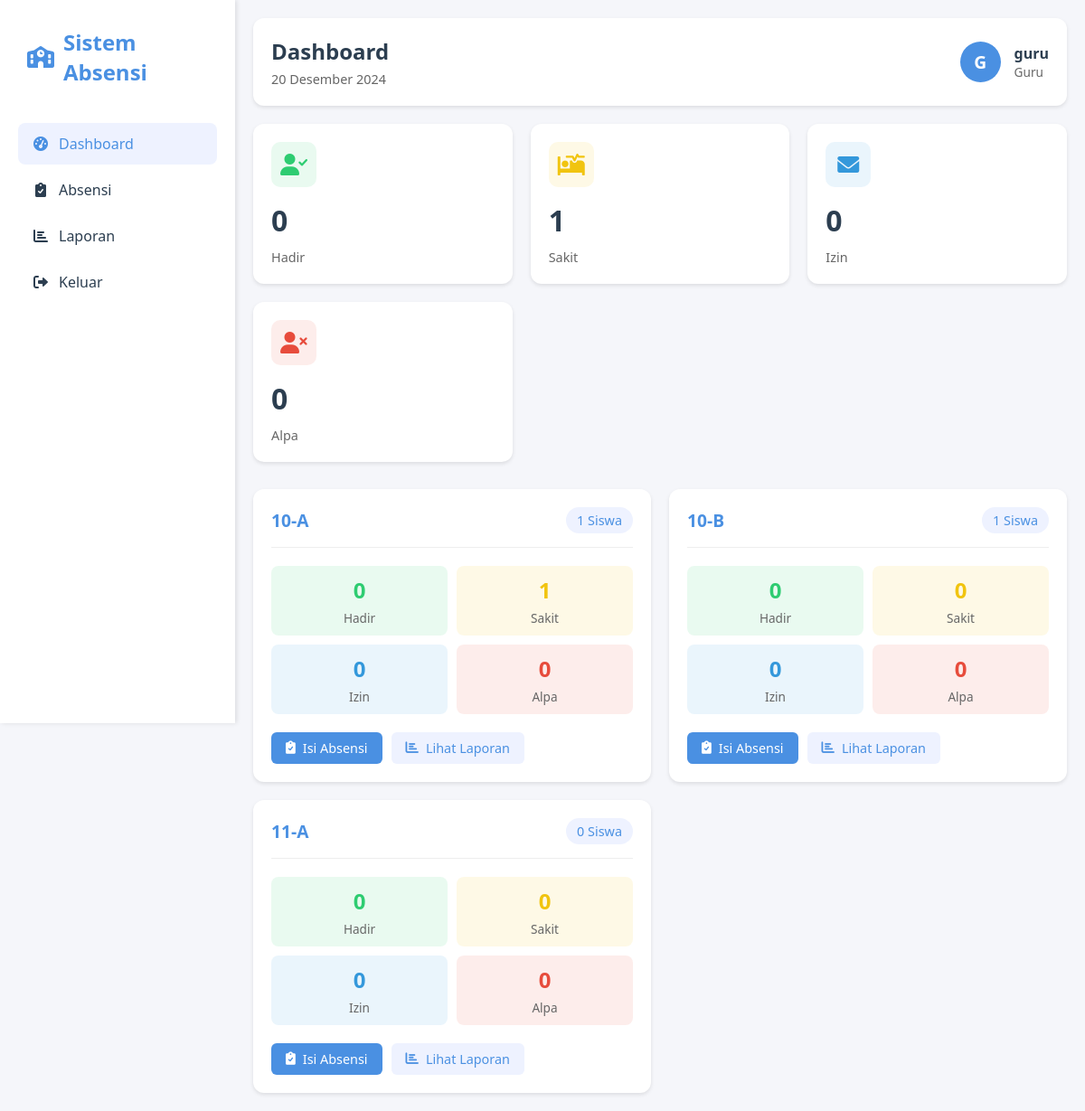
The app's page /dashboard.php (signed in) with its own data.
### tables this page shows
CREATE TABLE `classes` (
  `id` int NOT NULL,
  `class_name` varchar(50) NOT NULL,
  `grade_level` varchar(20) NOT NULL,
  `academic_year` varchar(20) NOT NULL
);

### db.php (called while the page is built, shortened)
<?php
function getTeacherClasses($pdo, $userId) {
    try {
        $stmt = $pdo->query("
            SELECT
                c.*,
                COALESCE(s.total_students, 0) as total_students
            FROM classes c
            LEFT JOIN (
                SELECT class_id, COUNT(*) as total_students
                FROM students
                WHERE status = 'active'
                GROUP BY class_id
            ) s ON c.id = s.class_id
            ORDER BY c.grade_level, c.class_name
        ");
        return $stmt->fetchAll();
    } catch (PDOException $e) {
        logError("Error getting teacher classes", ['error' => $e->getMessage()]);
        return [];
    }
}
function getAttendanceSummary($pdo, $classId, $date) {
    try {
        $stmt = $pdo->prepare("
            SELECT
                COUNT(CASE WHEN attendance_status = 'hadir' THEN 1 END) as present,
                COUNT(CASE WHEN attendance_status = 'sakit' THEN 1 END) as sick,
                COUNT(CASE WHEN attendance_status = 'izin' THEN 1 END) as permitted,
                COUNT(CASE WHEN attendance_status = 'alpa' THEN 1 END) as absent
            FROM attendance
            WHERE class_id = ? AND attendance_date = ?
        ");
        $stmt->execute([$classId, $date]);
        return $stmt->fetch();
    } catch (PDOException $e) {
        logError("Error getting attendance summary", ['error' => $e->getMessage()]);
        return [
            'present' => 0,
            'sick' => 0,
            'permitted' => 0,
            'absent' => 0
        ];
    }
}
function formatDate($date) {
    $months = [
        'Januari', 'Februari', 'Maret', 'April', 'Mei', 'Juni',
        'Juli', 'Agustus', 'September', 'Oktober', 'November', 'Desember'
    ];
    $timestamp = strtotime($date);
    $day = date('j', $timestamp);
    $month = $months[date('n', $timestamp) - 1];
    $year = date('Y', $timestamp);
    return "$day $month $year";
}

### dashboard.php (the view, shortened to what this page needs)
<?php
require_once 'db.php';
$userId = $_SESSION['user_id'];
$userName = $_SESSION['name'];
$userRole = $_SESSION['role'];
$classes = getTeacherClasses($pdo, $userId);
$today = date('Y-m-d');
$totalPresent = 0;
$totalSick = 0;
$totalPermitted = 0;
$totalAbsent = 0;
$classStats = [];
foreach ($classes as $class) {
    $stats = getAttendanceSummary($pdo, $class['id'], $today);
    $classStats[$class['id']] = $stats;
    $totalPresent += $stats['present'];
    $totalSick += $stats['sick'];
    $totalPermitted += $stats['permitted'];
    $totalAbsent += $stats['absent'];
    $stmt = $pdo->prepare("SELECT COUNT(*) FROM students WHERE class_id = ? AND status = 'active'");
    $stmt->execute([$class['id']]);
    $classStats[$class['id']]['total_students'] = $stmt->fetchColumn();
}
?>
<!DOCTYPE html>
<html lang="en">
<head>
    <link href="https://cdnjs.cloudflare.com/ajax/libs/font-awesome/6.0.0/css/all.min.css" rel="stylesheet">
</head>
<body>
    <div class="sidebar">
        <div class="logo">
            <i class="fas fa-school"></i>
            <span>Sistem Absensi</span>
        </div>
        <ul class="nav-menu">
            <li class="nav-item">
                <a href="dashboard.php" class="nav-link active">
                    <i class="fas fa-tachometer-alt"></i>
                    <span>Dashboard</span>
                </a>
            </li>
            <li class="nav-item">
                <a href="attendance.php" class="nav-link">
                    <i class="fas fa-clipboard-check"></i>
                    <span>Absensi</span>
                </a>
            </li>
            <li class="nav-item">
                <a href="report.php" class="nav-link">
                    <i class="fas fa-chart-bar"></i>
                    <span>Laporan</span>
                </a>
            </li>
            <li class="nav-item">
                <a href="logout.php" class="nav-link">
                    <i class="fas fa-sign-out-alt"></i>
                    <span>Keluar</span>
                </a>
            </li>
        </ul>
    </div>
    <div class="main-content">
        <div class="header">
            <div class="header-left">
                <h1>Dashboard</h1>
                <p><?php echo formatDate($today); ?></p>
            </div>
            <div class="user-info">
                <div class="user-avatar">
                    <?php echo strtoupper(substr($userName, 0, 1)); ?>
                </div>
                <div class="user-details">
                    <h3><?php echo htmlspecialchars($userName); ?></h3>
                    <p><?php echo $userRole === 'admin' ? 'Administrator' : 'Guru'; ?></p>
                </div>
            </div>
        </div>
        <div class="stats-grid">
            <div class="stat-card present">
                <div class="stat-icon">
                    <i class="fas fa-user-check"></i>
                </div>
                <div class="stat-number"><?php echo $totalPresent; ?></div>
                <div class="stat-label">Hadir</div>
            </div>
            <div class="stat-card sick">
                <div class="stat-icon">
                    <i class="fas fa-procedures"></i>
                </div>
                <div class="stat-number"><?php echo $totalSick; ?></div>
                <div class="stat-label">Sakit</div>
            </div>
            <div class="stat-card permitted">
                <div class="stat-icon">
                    <i class="fas fa-envelope"></i>
                </div>
                <div class="stat-number"><?php echo $totalPermitted; ?></div>
                <div class="stat-label">Izin</div>
            </div>
            <div class="stat-card absent">
                <div class="stat-icon">
                    <i class="fas fa-user-times"></i>
                </div>
                <div class="stat-number"><?php echo $totalAbsent; ?></div>
                <div class="stat-label">Alpa</div>
            </div>
        </div>
        <div class="class-grid">
            <?php foreach ($classes as $class): ?>
                <div class="class-card">
                    <div class="class-header">
                        <div class="class-name">
                            <?php echo htmlspecialchars($class['class_name']); ?>
                        </div>
                        <div class="student-count">
                            <?php echo $classStats[$class['id']]['total_students']; ?> Siswa
                        </div>
                    </div>
                    <div class="class-stats">
                        <div class="attendance-stat" style="background: rgba(46, 204, 113, 0.1);">
                        <div class="stat-value" style="color: var(--success-color);">
                                <?php echo $classStats[$class['id']]['present'] ?? 0; ?>
                            </div>
                            <div class="stat-type">Hadir</div>
                        </div>
                        <div class="attendance-stat" style="background: rgba(241, 196, 15, 0.1);">
                            <div class="stat-value" style="color: var(--warning-color);">
                                <?php echo $classStats[$class['id']]['sick'] ?? 0; ?>
                            </div>
                            <div class="stat-type">Sakit</div>
                        </div>
                        <div class="attendance-stat" style="background: rgba(52, 152, 219, 0.1);">
                            <div class="stat-value" style="color: var(--info-color);">
                                <?php echo $classStats[$class['id']]['permitted'] ?? 0; ?>
                            </div>
                            <div class="stat-type">Izin</div>
                        </div>
                        <div class="attendance-stat" style="background: rgba(231, 76, 60, 0.1);">
                            <div class="stat-value" style="color: var(--danger-color);">
                                <?php echo $classStats[$class['id']]['absent'] ?? 0; ?>
                            </div>
                            <div class="stat-type">Alpa</div>
                        </div>
                    </div>
                    <div class="class-actions">
                        <a href="attendance.php?class=<?php echo $class['id']; ?>" class="btn btn-primary">
                            <i class="fas fa-clipboard-check"></i> Isi Absensi
                        </a>
                        <a href="report.php?class=<?php echo $class['id']; ?>" class="btn btn-secondary">
                            <i class="fas fa-chart-bar"></i> Lihat Laporan
                        </a>
                    </div>
                </div>
            <?php endforeach; ?>
        </div>
    </div>
</body>
</html>

### dashboard.php (style rules this page uses)
:root { --primary-color: #4a90e2; --secondary-color: #f5f6fa; --success-color: #2ecc71; --warning-color: #f1c40f; --danger-color: #e74c3c; --info-color: #3498db; --text-color: #2c3e50; }
* { margin: 0; padding: 0; box-sizing: border-box; font-family: 'Segoe UI', Tahoma, Geneva, Verdana, sans-serif; }
body { background-color: var(--secondary-color); min-height: 100vh; display: flex; }
.sidebar { width: 260px; background: white; box-shadow: 2px 0 5px rgba(0,0,0,0.1); padding: 20px; position: fixed; height: 100vh; overflow-y: auto; }
.logo { display: flex; align-items: center; gap: 10px; font-size: 1.5rem; font-weight: bold; color: var(--primary-color); margin-bottom: 30px; padding: 10px; }
.nav-menu { list-style: none; }
.nav-item { margin-bottom: 5px; }
.nav-link { display: flex; align-items: center; gap: 10px; padding: 12px 15px; text-decoration: none; color: var(--text-color); border-radius: 8px; transition: all 0.3s ease; }
.nav-link:hover, .nav-link.active { background-color: #eef2ff; color: var(--primary-color); }
.nav-link i { width: 20px; text-align: center; }
.main-content { flex: 1; margin-left: 260px; padding: 20px; }
.header { background: white; padding: 20px; border-radius: 12px; box-shadow: 0 2px 4px rgba(0,0,0,0.1); margin-bottom: 20px; display: flex; justify-content: space-between; align-items: center; }
.header-left h1 { font-size: 1.5rem; color: var(--text-color); margin-bottom: 5px; }
.header-left p { color: #666; font-size: 0.9rem; }
.user-info { display: flex; align-items: center; gap: 15px; }
.user-avatar { width: 45px; height: 45px; background: var(--primary-color); border-radius: 50%; display: flex; align-items: center; justify-content: center; color: white; font-weight: bold; font-size: 1.2rem; }
.user-details h3 { font-size: 1rem; color: var(--text-color); }
.user-details p { font-size: 0.85rem; color: #666; }
.stats-grid { display: grid; grid-template-columns: repeat(auto-fit, minmax(240px, 1fr)); gap: 20px; margin-bottom: 30px; }
.stat-card { background: white; padding: 20px; border-radius: 12px; box-shadow: 0 2px 4px rgba(0,0,0,0.1); transition: transform 0.3s ease, box-shadow 0.3s ease; }
.stat-icon { width: 50px; height: 50px; border-radius: 10px; display: flex; align-items: center; justify-content: center; font-size: 1.5rem; margin-bottom: 15px; }
.present .stat-icon { background-color: rgba(46, 204, 113, 0.1); color: var(--success-color); }
.sick .stat-icon { background-color: rgba(241, 196, 15, 0.1); color: var(--warning-color); }
.permitted .stat-icon { background-color: rgba(52, 152, 219, 0.1); color: var(--info-color); }
.absent .stat-icon { background-color: rgba(231, 76, 60, 0.1); color: var(--danger-color); }
.stat-number { font-size: 2rem; font-weight: bold; color: var(--text-color); margin: 10px 0; }
.stat-label { color: #666; font-size: 0.9rem; }
.class-grid { display: grid; grid-template-columns: repeat(auto-fit, minmax(300px, 1fr)); gap: 20px; }
.class-card { background: white; border-radius: 12px; padding: 20px; box-shadow: 0 2px 4px rgba(0,0,0,0.1); transition: transform 0.3s ease; }
.class-header { display: flex; justify-content: space-between; align-items: center; margin-bottom: 20px; padding-bottom: 15px; border-bottom: 1px solid #eee; }
.class-name { font-size: 1.2rem; font-weight: bold; color: var(--primary-color); }
.student-count { background: #eef2ff; padding: 5px 12px; border-radius: 20px; font-size: 0.9rem; color: var(--primary-color); }
.class-stats { display: grid; grid-template-columns: repeat(2, 1fr); gap: 10px; margin-bottom: 20px; }
.attendance-stat { padding: 10px; border-radius: 8px; text-align: center; }
.stat-value { font-size: 1.5rem; font-weight: bold; margin-bottom: 5px; }
.stat-type { font-size: 0.85rem; color: #666; }
.class-actions { display: flex; gap: 10px; }
.btn { padding: 8px 16px; border: none; border-radius: 6px; cursor: pointer; text-decoration: none; font-size: 0.9rem; display: inline-flex; align-items: center; gap: 8px; transition: all 0.3s ease; }
.btn-primary { background-color: var(--primary-color); color: white; }
.btn-secondary { background-color: #eef2ff; color: var(--primary-color); }

### records on screen
classes: class_name "10-A", id "1", present "0", permitted "0", absent "0"
classes: class_name "10-B", total_students "1", present "0", id "0", permitted "0", absent "0"
classes: class_name "11-A", id "0"

### other values on screen
substr($userName, 0, 1) "G"
$userName "guru"
$totalPresent "0"
$totalSick "1"
$totalPermitted "0"
$totalAbsent "0"
